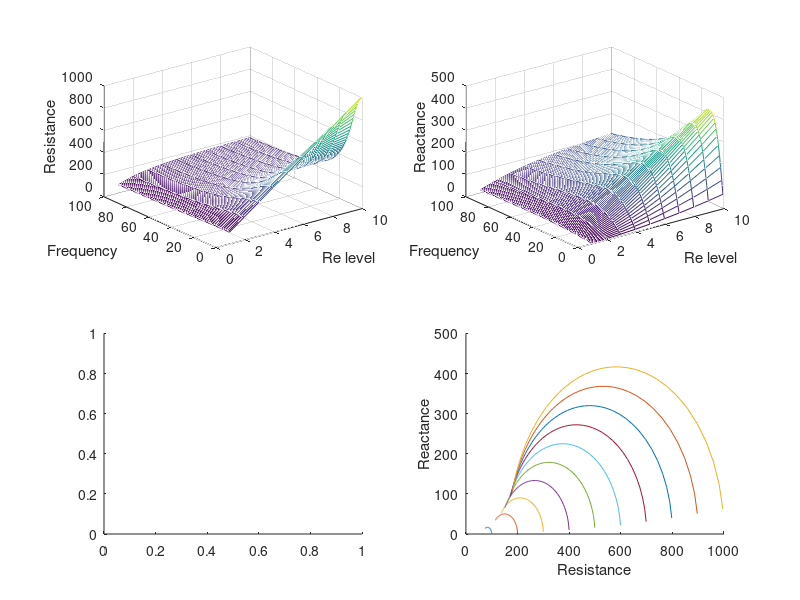

This figure's MATLAB source: (Note: this script raises an error after producing the figure.)
% A model

Re = 100:100:1000;      % External cellular resistance
Ri = 100:100:1000;      % Internal cellular resistance
Cm = (1:1:10).*10.^-9;   % Cell membrane capacitance
f = (1:100).*1000;

tau = zeros(length(Re),length(Ri),length(Cm));

for indRe = 1:length(Re)
    R0(indRe) = Re(indRe);
    for indRi = 1:length(Ri)
        Rinf(indRe,indRi) = ...
            (Re(indRe) * Ri(indRi)) / (Re(indRe) + Ri(indRi));
        Rrange(indRe,indRi) = R0(indRe) - Rinf(indRe,indRi);
        for indCm = 1:length(Cm)
            tau(indRe,indRi,indCm) = ...
                (Re(indRe)+Ri(indRi)).*Cm(indCm);
            Rm(indRe,indRi,indCm,1:100) = Rinf(indRe,indRi) ...
                + (Rrange(indRe,indRi)...
                ./ (1 + (2*pi * tau(indRe,indRi,indCm) *  f).^2));
            Xm(indRe,indRi,indCm,1:100) = Rrange(indRe,indRi) ...
                * 2*pi * tau(indRe,indRi,indCm) * f ...
                ./ (1+ (2*pi * tau(indRe,indRi,indCm) *  f).^2);
        end
    end
end

%% Plot the R-X model
ReOfInterest = 100;
RiOfInterest = 200;
CmOfInterest = 10.*10.^-9;

indReOfInterest = find(Re == ReOfInterest);
indRiOfInterest = find(Ri == RiOfInterest);
indCmOfInterest = find(Cm == CmOfInterest);

plot(permute(Rm(indReOfInterest,indRiOfInterest,indCmOfInterest,:),...
    [4 3 2 1]),...
    permute(Xm(indReOfInterest,indRiOfInterest,indCmOfInterest,:),...
    [4 3 2 1]))

xlabel('Resistance'), ylabel('Reactance')


%% Find relationships
% Re changing
title('Re changing')
subplot(2,2,4)
hold on
for n = 1:length(Re)
    demoRe(:,n) = permute(Rm(n,indRiOfInterest,indCmOfInterest,:),...
    [4 3 2 1]);
    demoXe(:,n) = permute(Xm(n,indRiOfInterest,indCmOfInterest,:),...
    [4 3 2 1]);
    plot(demoRe(:,n),demoXe(:,n));
end
hold off
xlabel('Resistance'), ylabel('Reactance')


subplot(2,2,1), mesh(demoRe);
xlabel('Re level'), ylabel('Frequency'), zlabel('Resistance'), 
subplot(2,2,2), mesh(demoXe);
xlabel('Re level'), ylabel('Frequency'), zlabel('Reactance'), 
subplot(2,2,3), mesh(1:10,demoRe,demoXe)
xlabel('Re level'), ylabel('Resistance'), zlabel('Reactance'), 


%%
% Ri changing
figure
title('Ri changing')
subplot(2,2,4)
hold on
for n = 1:length(Ri)
    demoRi(:,n) = permute(Rm(indReOfInterest,n,indCmOfInterest,:),...
    [4 3 2 1]);
    demoXi(:,n) = permute(Xm(indReOfInterest,n,indCmOfInterest,:),...
    [4 3 2 1]);
    plot(demoRi(:,n),demoXi(:,n));
end
hold off
xlabel('Resistance'), ylabel('Reactance')


subplot(2,2,1), mesh(demoRi);
xlabel('Ri level'), ylabel('Frequency'), zlabel('Resistance'), 
subplot(2,2,2), mesh(demoXi);
xlabel('Ri level'), ylabel('Frequency'), zlabel('Reactance'), 
subplot(2,2,3), mesh(1:10,demoRi,demoXi)
xlabel('Ri level'), ylabel('Resistance'), zlabel('Reactance'), 




%%

% Cm changing
figure
title('Cm changing')
subplot(2,2,4)
hold on
for n = 1:length(Cm)
    demoCm(:,n) = permute(Rm(indReOfInterest,indReOfInterest,n,:),...
    [4 3 2 1]);
    demoCm(:,n) = permute(Xm(indReOfInterest,indReOfInterest,n,:),...
    [4 3 2 1]);
    plot(demoCm(:,n),demoCm(:,n));
end
hold off
xlabel('Resistance'), ylabel('Reactance')


subplot(2,2,1), mesh(demoCm);
xlabel('Ri level'), ylabel('Frequency'), zlabel('Resistance'), 
subplot(2,2,2), mesh(demoCm);
xlabel('Ri level'), ylabel('Frequency'), zlabel('Reactance'), 
subplot(2,2,3), mesh(1:10,demoCm,demoCm)
xlabel('Ri level'), ylabel('Resistance'), zlabel('Reactance'), 
